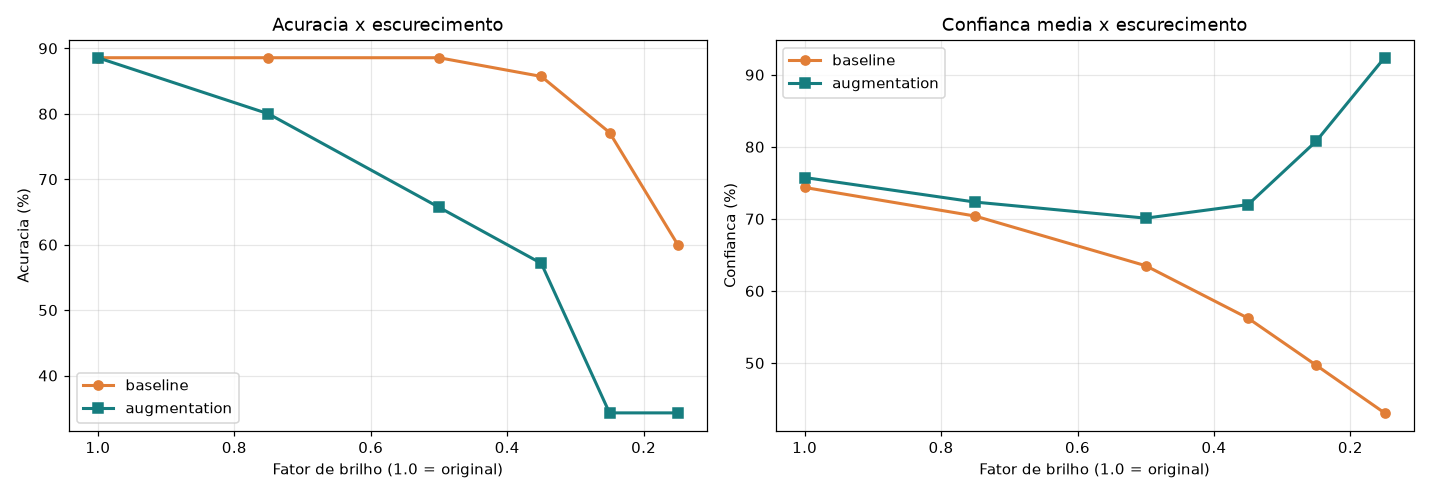
#> input picture entrega_6/entregas/teste_adverso_controlado.png, 1430 x 495 px, given in place of the camera
$ python verificar_ambiente.py
#> lines starting #> are read from the running program, lines starting #| are printed output that depends on the picture; after the words box and inside, x2 and y2 are one past the last pixel; in counts of white or black regions, pixels touching at a corner belong together
# -*- coding: utf-8 -*-
r"""Verifica se o ambiente da Aula 1 esta pronto: bibliotecas, camera e pipeline.

    .\.venv\Scripts\python.exe ferramentas\verificar_ambiente.py
"""
import importlib
import sys

BIBLIOTECAS = [
    ("numpy", "NumPy"), ("cv2", "OpenCV"), ("matplotlib", "matplotlib"),
    ("pandas", "pandas"), ("sklearn", "scikit-learn"), ("seaborn", "seaborn"),
    ("joblib", "joblib"), ("torch", "PyTorch"), ("torchvision", "torchvision"),
    ("serial", "pyserial"),
]

falhas = []

print(f"Python {sys.version.split()[0]}  ({sys.executable})\n")
print("Bibliotecas:")
for modulo, nome in BIBLIOTECAS:
    try:
        m = importlib.import_module(modulo)
        print(f"  [ok]    {nome:14s} {getattr(m, '__version__', '?')}")
    except Exception as e:
        print(f"  [FALHA] {nome:14s} {e}")
        falhas.append(nome)

if "OpenCV" not in falhas:
    import cv2
    import numpy as np

    print("\nCamera:")
    cap = cv2.VideoCapture(0, cv2.CAP_DSHOW)
    ret, frame = False, None
    if cap.isOpened():
        for _ in range(10):
            ret, frame = cap.read()
            if ret:
                break
#> this loop made 1 pass
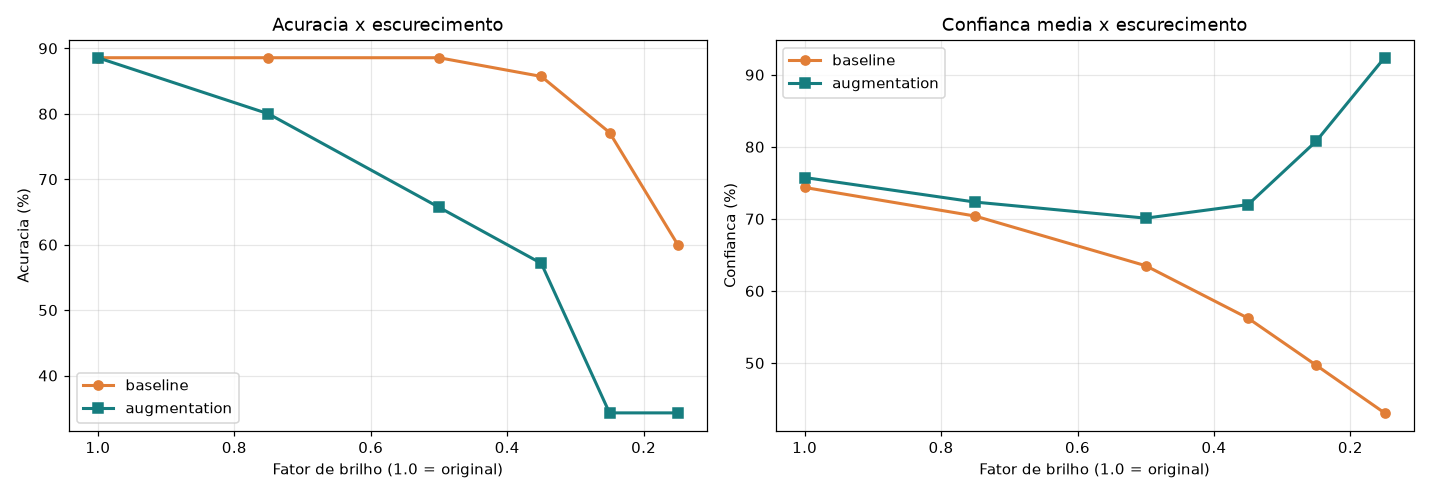
#> input picture entrega_6/entregas/teste_adverso_controlado.png, 1430 x 495 px, given in place of the camera
    cap.release()
    if ret:
        print(f"  [ok]    webcam respondendo - quadro {frame.shape[1]}x{frame.shape[0]}")
#|   [ok]    webcam respondendo - quadro 1430x495
    else:
        print("  [FALHA] nao consegui ler um quadro da webcam")
        falhas.append("camera")

    print("\nPipeline de decisao (quadros sinteticos):")
    for x, esperado in [(100, "ESQUERDA"), (320, "CENTRO"), (540, "DIREITA")]:
        f = np.zeros((480, 640, 3), np.uint8)
        cv2.rectangle(f, (x - 40, 200), (x + 40, 280), (0, 255, 0), -1)
        hsv = cv2.cvtColor(f, cv2.COLOR_BGR2HSV)
        m = cv2.inRange(hsv, np.array([35, 40, 40]), np.array([90, 255, 255]))
        cs, _ = cv2.findContours(m, cv2.RETR_EXTERNAL, cv2.CHAIN_APPROX_SIMPLE)
        maior = max(cs, key=cv2.contourArea)
        M = cv2.moments(maior)
        cx = int(M["m10"] / M["m00"])
        obtido = ("ESQUERDA" if cx < 320 - 80 else "DIREITA" if cx > 320 + 80 else "CENTRO")
        ok = obtido == esperado
        print(f"  [{'ok' if ok else 'FALHA'}]{'    ' if ok else ' '}{esperado:9s} -> {obtido}")
        if not ok:
            falhas.append(f"pipeline/{esperado}")
#> this loop made 3 passes
#> (maior, cx, obtido) on passes 1 to 3: ([[60, 200], [60, 280], [140, 280], [140, 200]], 100, 'ESQUERDA'), ([[280, 200], [280, 280], [360, 280], [360, 200]], 320, 'CENTRO'), ([[500, 200], [500, 280], [580, 280], [580, 200]], 540, 'DIREITA')
#|   [ok]    ESQUERDA  -> ESQUERDA
#|   [ok]    CENTRO    -> CENTRO
#|   [ok]    DIREITA   -> DIREITA
#> pass 1, `m = cv2.inRange(hsv, np.array([35, 40, 40]), np.array([90, 255, 255]))`:
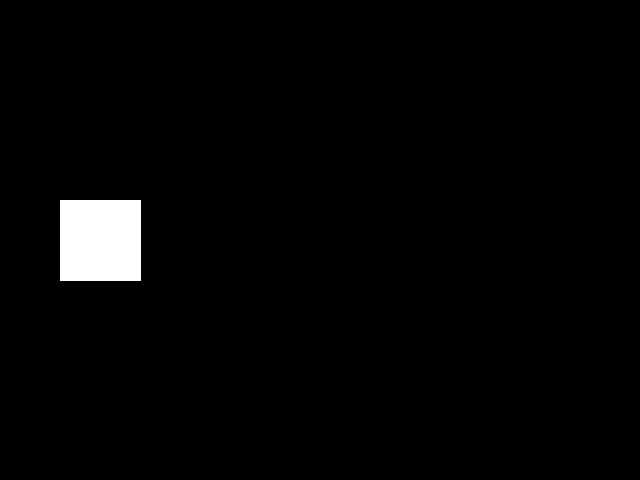
#> m: shape (480, 640); 2.1% white; 1 white region, box (x1, y1, x2, y2) and area: (60, 200, 141, 281) 6561
#> pass 2, `m = cv2.inRange(hsv, np.array([35, 40, 40]), np.array([90, 255, 255]))`:
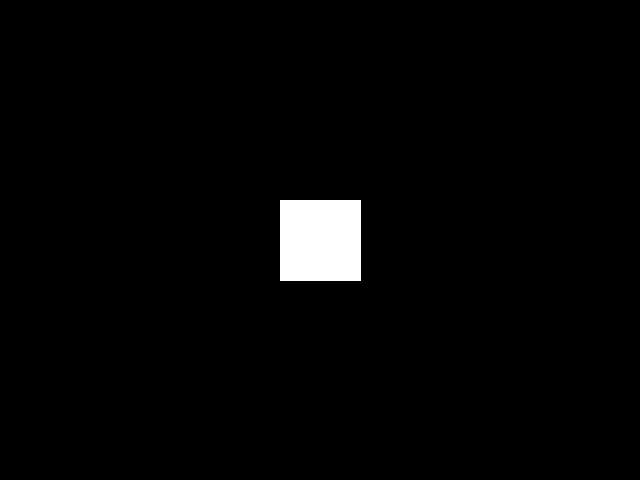
#> m: shape (480, 640); 2.1% white; 1 white region, box (x1, y1, x2, y2) and area: (280, 200, 361, 281) 6561
#> after the loop: f: shape (480, 640, 3); mean H, S, V 0, 5.4, 0
#> after the loop: hsv: shape (480, 640, 3); mean H, S, V 1.3, 5.4, 5.4
#> after the loop:
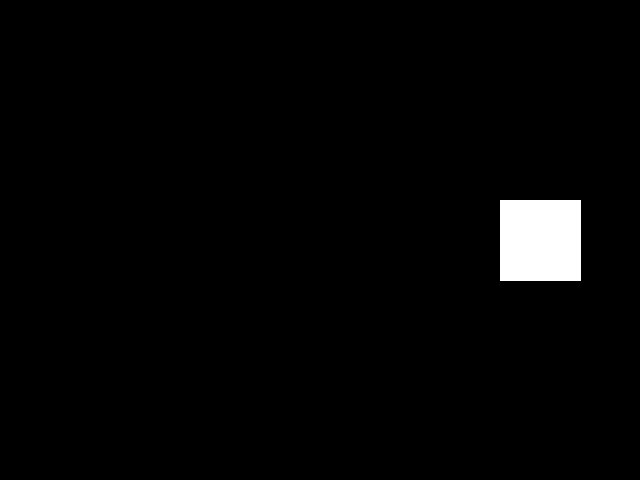
#> m: shape (480, 640); 2.1% white; 1 white region, box (x1, y1, x2, y2) and area: (500, 200, 581, 281) 6561
#> after the loop, falhas = []

print()
if falhas:
    print("AMBIENTE COM PROBLEMA:", ", ".join(falhas))
    sys.exit(1)
print("AMBIENTE OK")
